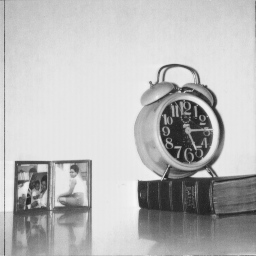
#> input picture Dataset/5.1.12.tiff, 256 x 256 px, found by its file name
$ python 'radon transform.py'
#> lines starting #> are read from the running program, lines starting #| are printed output that depends on the picture
import skimage.io as io
import numpy as np
import matplotlib.pyplot as plt
from skimage import feature
from skimage import transform

c = io.imread('D:\\4-1\\DIP LAB\\dataset\\5.1.12.tiff')
#> c is the input picture: shape (256, 256); min 32, max 246, mean 186
e = feature.canny(c)
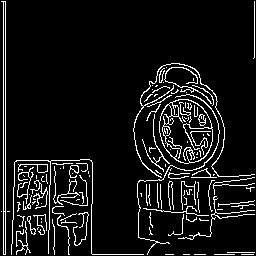
#> e: shape (256, 256) bool; 8.1% white in thin lines or dots

rad = transform.radon(e)
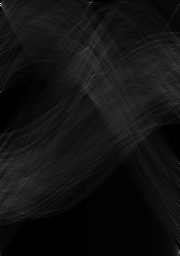
#> rad: shape (256, 180) float64; min 0, max 254, mean 18.4

# Display the Radon transform
plt.imshow(rad, cmap='gray')
plt.xlabel('Theta (degrees)')
plt.ylabel('Projection axis')
plt.title('Radon Transform')
plt.show()
